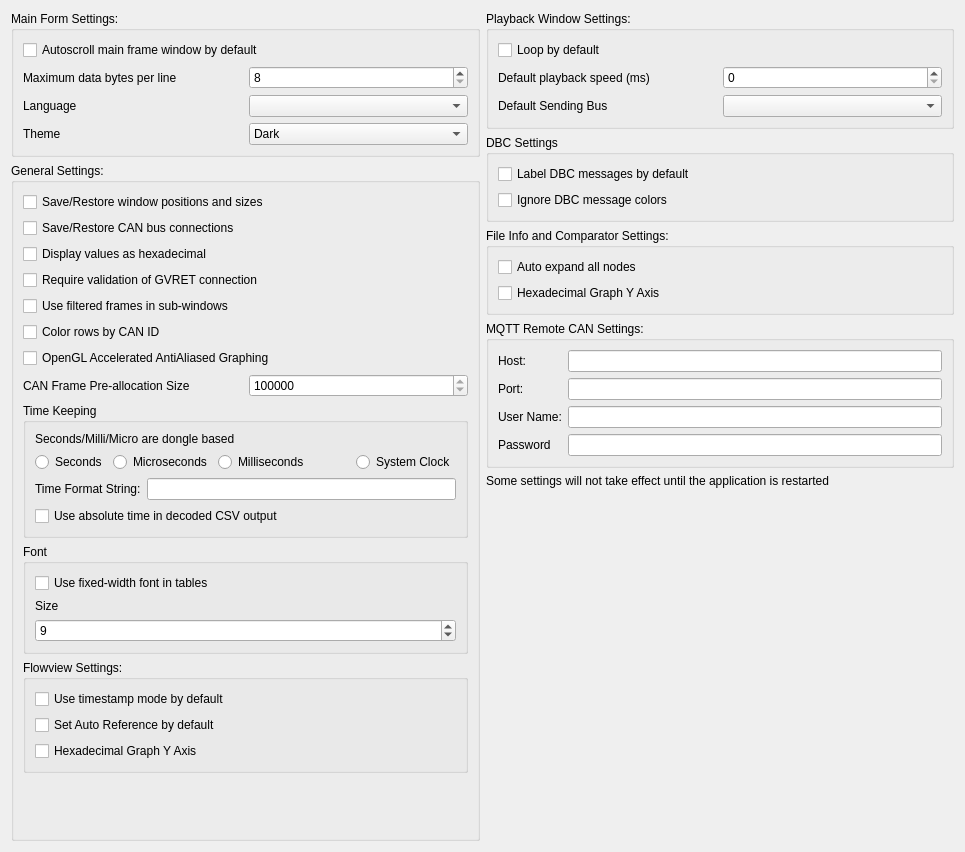
<?xml version="1.0" encoding="UTF-8"?>
<ui version="4.0">
 <class>MainSettingsDialog</class>
 <widget class="QDialog" name="MainSettingsDialog">
  <property name="geometry">
   <rect>
    <x>0</x>
    <y>0</y>
    <width>965</width>
    <height>852</height>
   </rect>
  </property>
  <property name="windowTitle">
   <string>Main Settings</string>
  </property>
  <layout class="QHBoxLayout" name="horizontalLayout_5" stretch="1,1">
   <item>
    <layout class="QVBoxLayout" name="verticalLayout">
     <item>
      <widget class="QGroupBox" name="groupBox_2">
       <property name="title">
        <string>Main Form Settings:</string>
       </property>
       <layout class="QVBoxLayout" name="verticalLayout_3">
        <item>
         <widget class="QCheckBox" name="cbMainAutoScroll">
          <property name="text">
           <string>Autoscroll main frame window by default</string>
          </property>
         </widget>
        </item>
        <item>
         <layout class="QHBoxLayout" name="horizontalLayout_7">
          <item>
           <widget class="QLabel" name="label_12">
            <property name="text">
             <string>Maximum data bytes per line</string>
            </property>
           </widget>
          </item>
          <item>
           <widget class="QSpinBox" name="spinBytesPerLine">
            <property name="minimum">
             <number>8</number>
            </property>
            <property name="maximum">
             <number>64</number>
            </property>
            <property name="singleStep">
             <number>8</number>
            </property>
           </widget>
          </item>
         </layout>
        </item>
        <item>
         <layout class="QHBoxLayout" name="horizontalLayout_8">
          <item>
           <widget class="QLabel" name="label_13">
            <property name="text">
             <string>Language</string>
            </property>
           </widget>
          </item>
          <item>
           <widget class="QComboBox" name="comboLanguage"/>
          </item>
         </layout>
        </item>
        <item>
         <layout class="QHBoxLayout" name="horizontalLayout_theme">
          <item>
           <widget class="QLabel" name="label_theme">
            <property name="text">
             <string>Theme</string>
            </property>
           </widget>
          </item>
          <item>
           <widget class="QComboBox" name="comboTheme">
            <item>
             <property name="text">
              <string>Dark</string>
             </property>
            </item>
            <item>
             <property name="text">
              <string>Light</string>
             </property>
            </item>
            <item>
             <property name="text">
              <string>High Contrast</string>
             </property>
            </item>
           </widget>
          </item>
         </layout>
        </item>
       </layout>
      </widget>
     </item>
     <item>
      <widget class="QGroupBox" name="groupBox">
       <property name="title">
        <string>General Settings:</string>
       </property>
       <layout class="QVBoxLayout" name="verticalLayout_2">
        <item>
         <widget class="QCheckBox" name="cbRestorePositions">
          <property name="text">
           <string>Save/Restore window positions and sizes</string>
          </property>
         </widget>
        </item>
        <item>
         <widget class="QCheckBox" name="cbLoadConnections">
          <property name="text">
           <string>Save/Restore CAN bus connections</string>
          </property>
         </widget>
        </item>
        <item>
         <widget class="QCheckBox" name="cbDisplayHex">
          <property name="text">
           <string>Display values as hexadecimal</string>
          </property>
         </widget>
        </item>
        <item>
         <widget class="QCheckBox" name="cbValidate">
          <property name="text">
           <string>Require validation of GVRET connection</string>
          </property>
         </widget>
        </item>
        <item>
         <widget class="QCheckBox" name="cbUseFiltered">
          <property name="text">
           <string>Use filtered frames in sub-windows</string>
          </property>
         </widget>
        </item>
        <item>
         <widget class="QCheckBox" name="cbColorsByCanId">
          <property name="text">
           <string>Color rows by CAN ID</string>
          </property>
         </widget>
        </item>
        <item>
         <widget class="QCheckBox" name="cbUseOpenGL">
          <property name="text">
           <string>OpenGL Accelerated AntiAliased Graphing</string>
          </property>
         </widget>
        </item>
        <item>
         <layout class="QHBoxLayout" name="horizontalLayout_6">
          <property name="topMargin">
           <number>0</number>
          </property>
          <property name="bottomMargin">
           <number>0</number>
          </property>
          <item>
           <widget class="QLabel" name="label_10">
            <property name="text">
             <string>CAN Frame Pre-allocation Size</string>
            </property>
           </widget>
          </item>
          <item>
           <widget class="QSpinBox" name="spinMaximumFrames">
            <property name="minimum">
             <number>100000</number>
            </property>
            <property name="maximum">
             <number>1000000000</number>
            </property>
            <property name="singleStep">
             <number>100000</number>
            </property>
            <property name="value">
             <number>10000000</number>
            </property>
           </widget>
          </item>
         </layout>
        </item>
        <item>
         <widget class="QGroupBox" name="groupBox_6">
          <property name="title">
           <string>Time Keeping</string>
          </property>
          <layout class="QVBoxLayout" name="verticalLayout_7">
           <item>
            <widget class="QLabel" name="label_3">
             <property name="text">
              <string>Seconds/Milli/Micro are dongle based</string>
             </property>
            </widget>
           </item>
           <item>
            <layout class="QHBoxLayout" name="horizontalLayout_4">
             <item>
              <widget class="QRadioButton" name="rbSeconds">
               <property name="text">
                <string>Seconds</string>
               </property>
              </widget>
             </item>
             <item>
              <widget class="QRadioButton" name="rbMicros">
               <property name="text">
                <string>Microseconds</string>
               </property>
              </widget>
             </item>
             <item>
              <widget class="QRadioButton" name="rbMillis">
               <property name="text">
                <string>Milliseconds</string>
               </property>
              </widget>
             </item>
             <item>
              <spacer name="horizontalSpacer">
               <property name="orientation">
                <enum>Qt::Horizontal</enum>
               </property>
               <property name="sizeHint" stdset="0">
                <size>
                 <width>40</width>
                 <height>20</height>
                </size>
               </property>
              </spacer>
             </item>
             <item>
              <widget class="QRadioButton" name="rbSysClock">
               <property name="text">
                <string>System Clock</string>
               </property>
              </widget>
             </item>
            </layout>
           </item>
           <item>
            <layout class="QHBoxLayout" name="horizontalLayout_3">
             <item>
              <widget class="QLabel" name="label_4">
               <property name="text">
                <string>Time Format String:</string>
               </property>
              </widget>
             </item>
             <item>
              <widget class="QLineEdit" name="lineClockFormat"/>
             </item>
            </layout>
           </item>
           <item>
            <widget class="QCheckBox" name="cbCSVAbsTime">
             <property name="text">
              <string>Use absolute time in decoded CSV output</string>
             </property>
            </widget>
           </item>
          </layout>
         </widget>
        </item>
        <item>
         <widget class="QGroupBox" name="groupBox_7">
          <property name="title">
           <string>Font</string>
          </property>
          <layout class="QVBoxLayout" name="verticalLayout_8">
           <item>
            <widget class="QCheckBox" name="cbFontFixedWidth">
             <property name="text">
              <string>Use fixed-width font in tables</string>
             </property>
            </widget>
           </item>
           <item>
            <widget class="QLabel" name="label_11">
             <property name="text">
              <string>Size</string>
             </property>
            </widget>
           </item>
           <item>
            <widget class="QSpinBox" name="spinFontSize">
             <property name="minimum">
              <number>7</number>
             </property>
             <property name="maximum">
              <number>15</number>
             </property>
             <property name="value">
              <number>9</number>
             </property>
            </widget>
           </item>
          </layout>
         </widget>
        </item>
        <item>
         <widget class="QGroupBox" name="groupBox_3">
          <property name="title">
           <string>Flowview Settings:</string>
          </property>
          <layout class="QVBoxLayout" name="verticalLayout_4">
           <item>
            <widget class="QCheckBox" name="cbFlowUseTimestamp">
             <property name="text">
              <string>Use timestamp mode by default</string>
             </property>
            </widget>
           </item>
           <item>
            <widget class="QCheckBox" name="cbFlowAutoRef">
             <property name="text">
              <string>Set Auto Reference by default</string>
             </property>
            </widget>
           </item>
           <item>
            <widget class="QCheckBox" name="cbHexGraphFlow">
             <property name="text">
              <string>Hexadecimal Graph Y Axis</string>
             </property>
            </widget>
           </item>
          </layout>
         </widget>
        </item>
        <item>
         <spacer name="verticalSpacer_2">
          <property name="orientation">
           <enum>Qt::Vertical</enum>
          </property>
          <property name="sizeHint" stdset="0">
           <size>
            <width>20</width>
            <height>40</height>
           </size>
          </property>
         </spacer>
        </item>
       </layout>
      </widget>
     </item>
    </layout>
   </item>
   <item>
    <layout class="QVBoxLayout" name="verticalLayout_9">
     <item>
      <widget class="QGroupBox" name="groupBox_4">
       <property name="title">
        <string>Playback Window Settings:</string>
       </property>
       <layout class="QVBoxLayout" name="verticalLayout_5">
        <item>
         <widget class="QCheckBox" name="cbPlaybackLoop">
          <property name="text">
           <string>Loop by default</string>
          </property>
         </widget>
        </item>
        <item>
         <layout class="QHBoxLayout" name="horizontalLayout">
          <item>
           <widget class="QLabel" name="label">
            <property name="text">
             <string>Default playback speed (ms)</string>
            </property>
           </widget>
          </item>
          <item>
           <widget class="QSpinBox" name="spinPlaybackSpeed">
            <property name="maximum">
             <number>1000</number>
            </property>
           </widget>
          </item>
         </layout>
        </item>
        <item>
         <layout class="QHBoxLayout" name="horizontalLayout_2">
          <item>
           <widget class="QLabel" name="label_2">
            <property name="text">
             <string>Default Sending Bus</string>
            </property>
           </widget>
          </item>
          <item>
           <widget class="QComboBox" name="comboSendingBus"/>
          </item>
         </layout>
        </item>
       </layout>
      </widget>
     </item>
     <item>
      <widget class="QGroupBox" name="groupBox_9">
       <property name="title">
        <string>DBC Settings</string>
       </property>
       <layout class="QVBoxLayout" name="verticalLayout_10">
        <item>
         <widget class="QCheckBox" name="cbFilterLabeling">
          <property name="text">
           <string>Label DBC messages by default</string>
          </property>
         </widget>
        </item>
        <item>
         <widget class="QCheckBox" name="cbIgnoreDBCColors">
          <property name="text">
           <string>Ignore DBC message colors</string>
          </property>
         </widget>
        </item>
       </layout>
      </widget>
     </item>
     <item>
      <widget class="QGroupBox" name="groupBox_5">
       <property name="title">
        <string>File Info and Comparator Settings:</string>
       </property>
       <layout class="QVBoxLayout" name="verticalLayout_6">
        <item>
         <widget class="QCheckBox" name="cbInfoAutoExpand">
          <property name="text">
           <string>Auto expand all nodes</string>
          </property>
         </widget>
        </item>
        <item>
         <widget class="QCheckBox" name="cbHexGraphInfo">
          <property name="text">
           <string>Hexadecimal Graph Y Axis</string>
          </property>
         </widget>
        </item>
       </layout>
      </widget>
     </item>
     <item>
      <widget class="QGroupBox" name="groupBox_8">
       <property name="enabled">
        <bool>true</bool>
       </property>
       <property name="title">
        <string>MQTT Remote CAN Settings:</string>
       </property>
       <layout class="QFormLayout" name="formLayout">
        <item row="0" column="0">
         <widget class="QLabel" name="label_6">
          <property name="text">
           <string>Host:</string>
          </property>
         </widget>
        </item>
        <item row="0" column="1">
         <widget class="QLineEdit" name="lineRemoteHost"/>
        </item>
        <item row="1" column="0">
         <widget class="QLabel" name="label_7">
          <property name="text">
           <string>Port:</string>
          </property>
         </widget>
        </item>
        <item row="1" column="1">
         <widget class="QLineEdit" name="lineRemotePort"/>
        </item>
        <item row="2" column="0">
         <widget class="QLabel" name="label_8">
          <property name="text">
           <string>User Name:</string>
          </property>
         </widget>
        </item>
        <item row="2" column="1">
         <widget class="QLineEdit" name="lineRemoteUser"/>
        </item>
        <item row="3" column="0">
         <widget class="QLabel" name="label_9">
          <property name="text">
           <string>Password</string>
          </property>
         </widget>
        </item>
        <item row="3" column="1">
         <widget class="QLineEdit" name="lineRemotePassword">
          <property name="echoMode">
           <enum>QLineEdit::Password</enum>
          </property>
         </widget>
        </item>
       </layout>
      </widget>
     </item>
     <item>
      <widget class="QLabel" name="label_5">
       <property name="text">
        <string>Some settings will not take effect until the application is restarted</string>
       </property>
       <property name="wordWrap">
        <bool>true</bool>
       </property>
      </widget>
     </item>
     <item>
      <spacer name="verticalSpacer">
       <property name="orientation">
        <enum>Qt::Vertical</enum>
       </property>
       <property name="sizeHint" stdset="0">
        <size>
         <width>20</width>
         <height>40</height>
        </size>
       </property>
      </spacer>
     </item>
    </layout>
   </item>
  </layout>
 </widget>
 <tabstops>
  <tabstop>cbMainAutoScroll</tabstop>
  <tabstop>cbRestorePositions</tabstop>
  <tabstop>cbLoadConnections</tabstop>
  <tabstop>cbDisplayHex</tabstop>
  <tabstop>cbValidate</tabstop>
  <tabstop>cbUseFiltered</tabstop>
  <tabstop>cbUseOpenGL</tabstop>
  <tabstop>rbSeconds</tabstop>
  <tabstop>rbMicros</tabstop>
  <tabstop>rbSysClock</tabstop>
  <tabstop>lineClockFormat</tabstop>
  <tabstop>spinFontSize</tabstop>
  <tabstop>cbFlowUseTimestamp</tabstop>
  <tabstop>cbFlowAutoRef</tabstop>
  <tabstop>cbPlaybackLoop</tabstop>
  <tabstop>spinPlaybackSpeed</tabstop>
  <tabstop>comboSendingBus</tabstop>
  <tabstop>cbInfoAutoExpand</tabstop>
  <tabstop>lineRemoteHost</tabstop>
  <tabstop>lineRemotePort</tabstop>
 </tabstops>
 <resources/>
 <connections/>
</ui>
